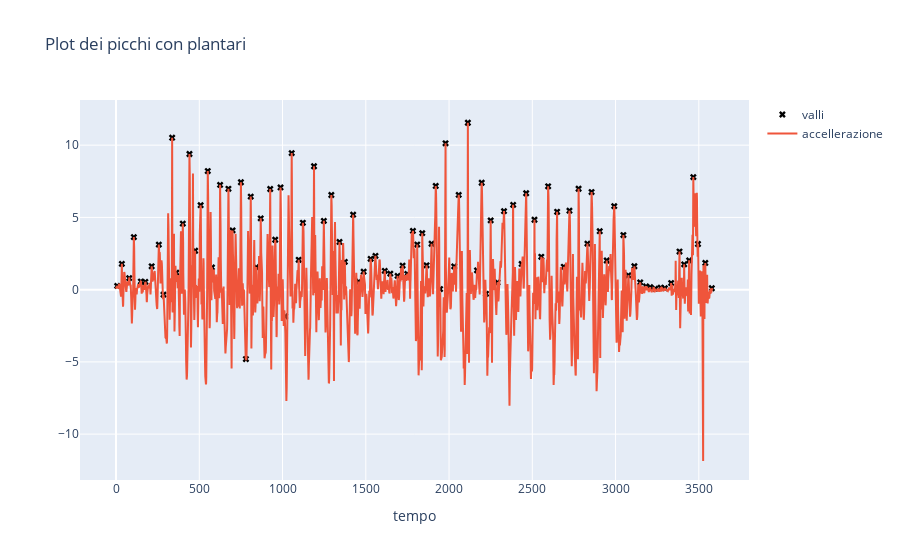
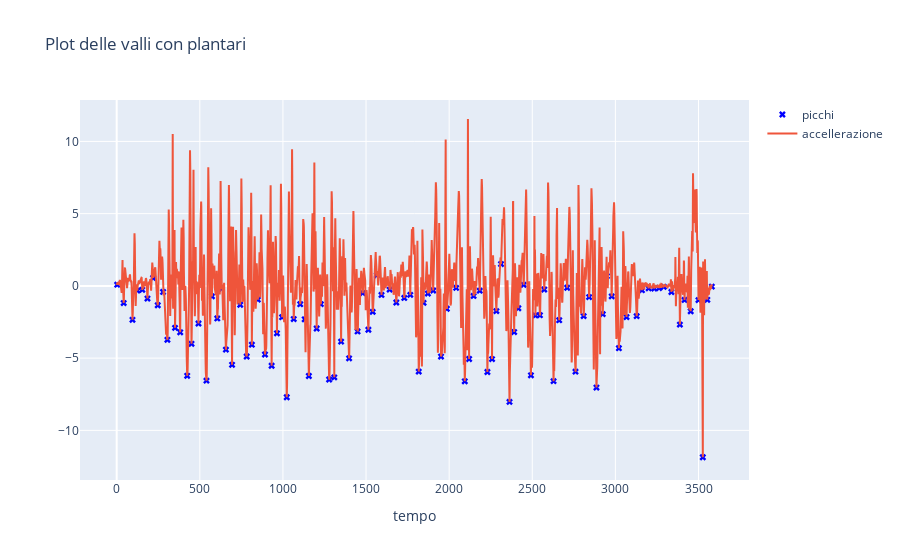

The notebook cell these images were saved under, in order:
### Markdown cell above
<h3> Calcolo le valli e i picchi della camminata con plantari  </h3>

### Code cell
signal = df_acce_with['x']
min_distance = 25
peaks, _ = find_peaks(signal, distance=min_distance)
valleys, _ = find_peaks(-signal, distance=min_distance)

#plot picchi
fig1 = go.Figure()
fig1.add_trace(go.Scatter(x=list(peaks), y=signal[peaks], mode='markers', marker=dict(symbol='x',color='black'),name="valli"))
fig1.add_trace(go.Scatter(x=list(range(len(signal))), y=signal, mode='lines',name="accellerazione"))
fig1.update_layout(xaxis_title='tempo', yaxis_title='', title='Plot dei picchi con plantari')

fig1.show()

print("Indici dei picchi:", peaks)

mean_peak_value = np.mean(signal[peaks])
print('\n\nIl valore medio dei picchi è:',mean_peak_value)

#plot valli
fig2 = go.Figure()
fig2.add_trace(go.Scatter(x=list(valleys), y=signal[valleys], mode='markers', marker=dict(symbol='x',color='blue'),name="picchi"))
fig2.add_trace(go.Scatter(x=list(range(len(signal))), y=signal, mode='lines',name="accellerazione"))
fig2.update_layout(xaxis_title='tempo', yaxis_title=' ', title='Plot delle valli con plantari')

fig2.show()

print("Indici delle valli:", valleys)

mean_valleys_value = np.mean(signal[valleys])
print('\n\nIl valore medio delle valli è:',mean_valleys_value)

### Figure 1 — Plotly figure (JSON) as saved in the notebook; plotly's stock layout.template omitted (floating-point values rounded to 4 significant figures; data arrays with more than 128 entries replaced by an {"elided": "..."} marker saying what was removed)
{"data": [{"marker": {"color": "black", "symbol": "x"}, "mode": "markers", "name": "valli", "type": "scatter", "x": [7, 35, 79, 107, 149, 176, 214, 257, 285, 337, 362, 401, 441, 475, 508, 551, 576, 625, 675, 700, 750, 780, 809, 842, 869, 926, 956, 988, 1015, 1055, 1097, 1122, 1189, 1248, 1293, 1342, 1374, 1424, 1458, 1487, 1529, 1558, 1614, 1647, 1691, 1721, 1749, 1783, 1809, 1839, 1865, 1895, 1920, 1946, 1979, 2031, 2058, 2113, 2168, 2196, 2222, 2250, 2291, 2330, 2385, 2436, 2463, 2513, 2554, 2595, 2649, 2689, 2723, 2778, 2831, 2856, 2905, 2947, 2992, 3047, 3077, 3113, 3148, 3183, 3208, 3238, 3271, 3296, 3334, 3384, 3412, 3442, 3467, 3495, 3539, 3578], "y": [0.2573, 1.784, 0.7969, 3.637, 0.5618, 0.5404, 1.616, 3.117, -0.3468, 10.52, 1.177, 4.572, 9.387, 2.693, 5.846, 8.207, 1.539, 7.251, 6.981, 4.1, 7.432, -4.803, 6.438, 1.56, 4.936, 6.966, 3.455, 7.074, -1.853, 9.449, 2.067, 4.625, 8.541, 4.76, 6.551, 3.3, 1.924, 5.187, 0.5579, 1.245, 2.133, 2.338, 1.301, 1.106, 0.9501, 1.663, 1.094, 4.066, 3.121, 3.91, 1.686, 3.176, 7.178, 0.04123, 10.13, 1.61, 6.557, 11.55, 1.334, 7.4, -0.2887, 4.791, 0.4934, 5.432, 5.868, 1.778, 6.672, 4.839, 2.273, 7.154, 5.387, 1.58, 5.464, 6.984, 3.185, 6.753, 4.044, 2.016, 5.78, 3.78, 0.9915, 1.618, 0.5023, 0.2293, 0.1768, 0.06394, 0.1384, 0.101, 0.4559, 2.638, 1.75, 2.028, 7.789, 3.159, 1.847, 0.09676]}, {"mode": "lines", "name": "accellerazione", "type": "scatter", "x": {"elided": "3582 int values"}, "y": {"elided": "3582 float values"}}], "layout": {"title": {"text": "Plot dei picchi con plantari"}, "xaxis": {"title": {"text": "tempo"}}, "yaxis": {"title": {"text": ""}}}}

### Figure 2 — Plotly figure (JSON) as saved in the notebook; plotly's stock layout.template omitted (floating-point values rounded to 4 significant figures; data arrays with more than 128 entries replaced by an {"elided": "..."} marker saying what was removed)
{"data": [{"marker": {"color": "blue", "symbol": "x"}, "mode": "markers", "name": "picchi", "type": "scatter", "x": [3, 42, 95, 124, 154, 185, 219, 247, 279, 305, 351, 382, 424, 450, 492, 540, 573, 605, 632, 657, 694, 743, 782, 813, 849, 892, 932, 964, 995, 1023, 1065, 1104, 1131, 1156, 1203, 1228, 1278, 1309, 1350, 1398, 1449, 1480, 1514, 1540, 1565, 1593, 1642, 1682, 1730, 1766, 1817, 1846, 1872, 1904, 1951, 1986, 2042, 2094, 2120, 2147, 2184, 2230, 2258, 2284, 2312, 2363, 2391, 2416, 2448, 2492, 2519, 2546, 2572, 2628, 2662, 2710, 2760, 2809, 2842, 2886, 2924, 2949, 2978, 3021, 3067, 3128, 3160, 3200, 3234, 3263, 3291, 3337, 3388, 3416, 3453, 3500, 3526, 3553, 3580], "y": [0.08121, -1.187, -2.345, -0.3305, -0.2719, -0.8748, 0.5509, -1.34, -0.4208, -3.73, -2.902, -3.212, -6.222, -4.008, -2.603, -6.559, -0.7252, -2.252, -0.2032, -4.414, -5.46, -1.304, -4.887, -4.07, -0.952, -4.748, -5.526, -3.283, -2.165, -7.708, -2.295, -1.268, -2.312, -6.237, -2.95, -1.263, -6.48, -6.328, -3.86, -5.013, -3.155, -0.5005, -3.036, -1.796, 0.7364, -0.6277, -0.2576, -1.149, -0.8336, -0.6206, -5.931, -1.173, -0.5264, -0.3187, -4.891, -1.583, -0.1393, -6.603, -5.058, -0.6951, -0.3336, -5.958, -5.068, -1.746, 1.511, -8.03, -3.194, -1.548, 0.07713, -6.189, -2.047, -2.03, -0.2502, -6.592, -2.373, -0.1268, -5.936, -2.09, -0.7761, -7.037, -1.956, 0.6759, -0.7233, -4.314, -2.158, -2.093, -0.2981, -0.1649, -0.1838, -0.1451, -0.06119, -0.4235, -2.678, -0.9716, -1.756, -0.9823, -11.86, -0.9617, -0.04967]}, {"mode": "lines", "name": "accellerazione", "type": "scatter", "x": {"elided": "3582 int values"}, "y": {"elided": "3582 float values"}}], "layout": {"title": {"text": "Plot delle valli con plantari"}, "xaxis": {"title": {"text": "tempo"}}, "yaxis": {"title": {"text": " "}}}}
